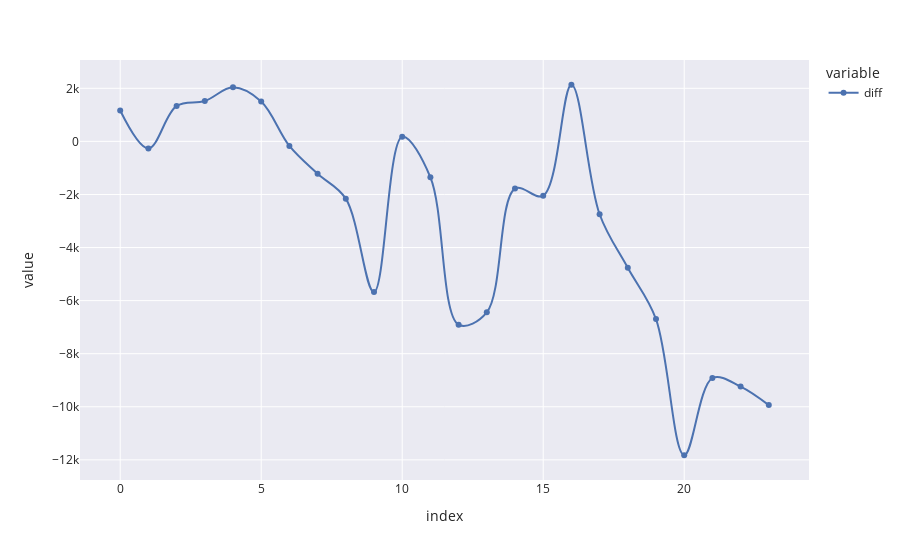

Write notebook code for a chart like this one.
### Code cell
months_diff['diff'].plot.line(markers=True, line_shape='spline', height=600)

### Figure 1 — Plotly figure (JSON) as saved in the notebook; plotly's stock layout.template omitted (floating-point values rounded to 4 significant figures)
{"data": [{"hovertemplate": "variable=diff<br>index=%{x}<br>value=%{y}<extra></extra>", "legendgroup": "diff", "line": {"color": "rgb(76,114,176)", "dash": "solid", "shape": "spline"}, "marker": {"symbol": "circle"}, "mode": "lines+markers", "name": "diff", "orientation": "v", "showlegend": true, "type": "scatter", "x": [0, 1, 2, 3, 4, 5, 6, 7, 8, 9, 10, 11, 12, 13, 14, 15, 16, 17, 18, 19, 20, 21, 22, 23], "xaxis": "x", "y": [1161.0, -265.9, 1335.0, 1521.0, 2037.0, 1502.0, -172.3, -1220.0, -2158.0, -5679.0, 172.3, -1352.0, -6909.0, -6441.0, -1777.0, -2050.0, 2134.0, -2744.0, -4765.0, -6695.0, -11830.0, -8919.0, -9239.0, -9937.0], "yaxis": "y"}], "layout": {"autosize": true, "legend": {"title": {"text": "variable"}, "tracegroupgap": 0}, "margin": {"t": 60}, "xaxis": {"anchor": "y", "autorange": true, "domain": [0, 1], "range": [-1.344, 24.34], "title": {"text": "index"}, "type": "linear"}, "yaxis": {"anchor": "x", "autorange": true, "domain": [0, 1], "range": [-12740.0, 3053.0], "title": {"text": "value"}, "type": "linear"}}}
